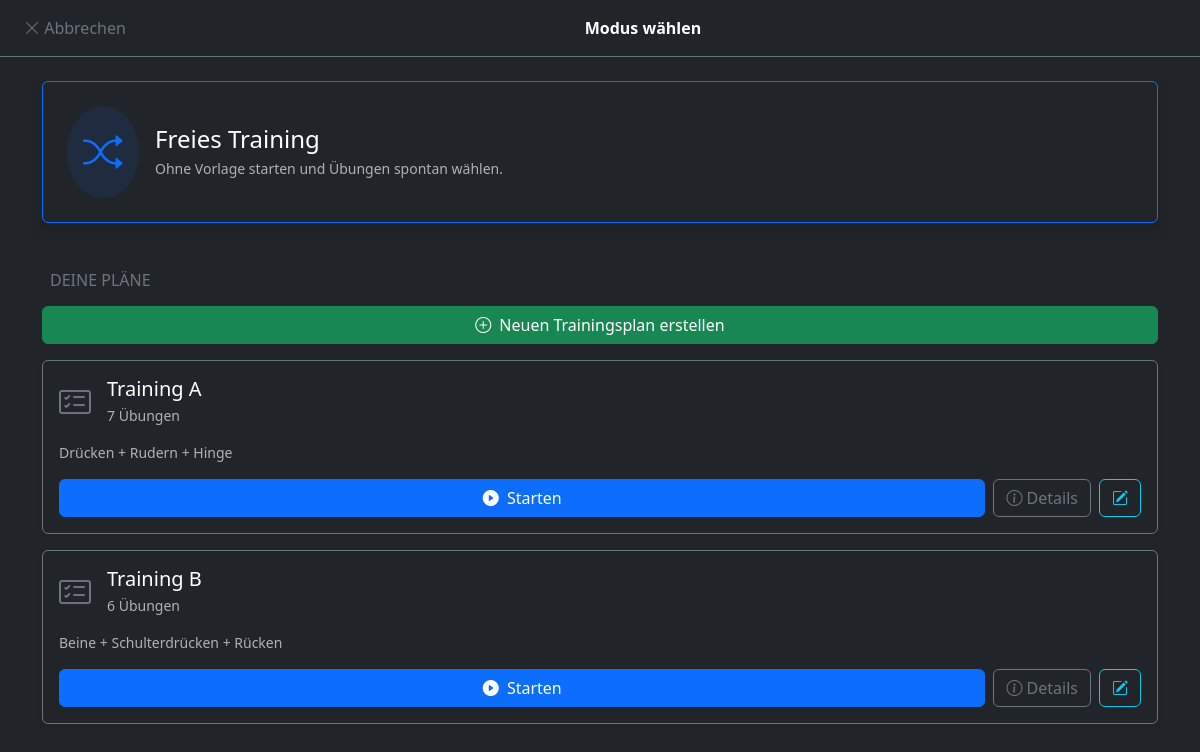
Before: /training/select/ with the older database file.
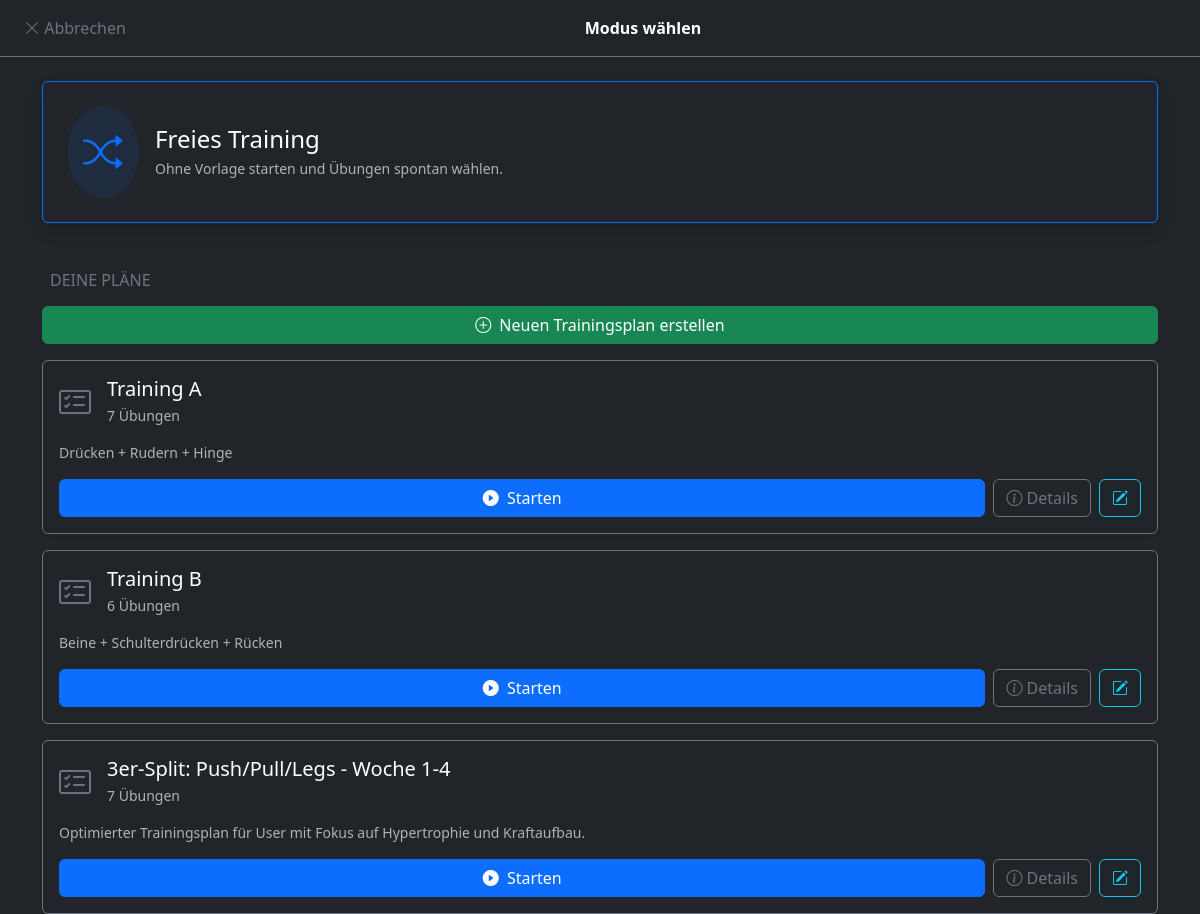
After: the same page with the newer database file.
### core/models.py (models this page shows, shortened)
class Plan(models.Model):
    user = models.ForeignKey(User, on_delete=models.CASCADE, related_name="plaene", null=True)
    name = models.CharField(max_length=100, verbose_name="Name des Plans")
    beschreibung = models.TextField(blank=True, verbose_name="Beschreibung")
    erstellt_am = models.DateTimeField(auto_now_add=True)
    class Meta:
        verbose_name = "Trainingsplan"
        verbose_name_plural = "Trainingspläne"

### core/views.py (the view)
# urls.py: path('training/select/', views.training_select_plan, name='training_select_plan'),
def training_select_plan(request):
    plaene = Plan.objects.all()
    return render(request, 'core/training_select_plan.html', {'plaene': plaene})

### core/templates/core/training_select_plan.html (shortened to what this page needs)
<!doctype html>
<html lang="de" data-bs-theme="dark">
  <head>
    <link href="https://cdn.jsdelivr.net/npm/bootstrap@5.3.3/dist/css/bootstrap.min.css" rel="stylesheet">
    <link rel="stylesheet" href="https://cdn.jsdelivr.net/npm/bootstrap-icons@1.11.3/font/bootstrap-icons.min.css">
  </head>
  <body>
    <nav class="navbar navbar-dark bg-dark border-bottom border-secondary mb-4">
      <div class="container-fluid">
        <a class="btn btn-outline-secondary border-0" href="{% url 'dashboard' %}">
            <i class="bi bi-x-lg"></i> Abbrechen
        </a>
        <span class="navbar-text text-white fw-bold">Modus wählen</span>
      </div>
    </nav>
    <div class="container">
      <a href="{% url 'training_start_free' %}" class="card bg-dark border-primary mb-4 text-decoration-none shadow">
        <div class="card-body d-flex align-items-center p-4">
            <div class="bg-primary bg-opacity-10 rounded-circle p-3 me-3 text-primary">
                <i class="bi bi-shuffle fs-1"></i>
            </div>
            <div>
                <h4 class="text-white mb-1">Freies Training</h4>
                <p class="text-muted mb-0 small">Ohne Vorlage starten und Übungen spontan wählen.</p>
            </div>
        </div>
      </a>
      <h6 class="text-secondary ps-2 mb-3 mt-5">DEINE PLÄNE</h6>
      <div class="mb-3">
        <a href="{% url 'create_plan' %}" class="btn btn-success w-100">
            <i class="bi bi-plus-circle me-2"></i>Neuen Trainingsplan erstellen
        </a>
      </div>
      {% if not plaene %}
        <div class="alert alert-secondary text-center">
            <i class="bi bi-info-circle me-2"></i> Noch keine Pläne erstellt. Erstelle deinen ersten Plan!
        </div>
      {% else %}
        <div class="d-grid gap-3">
            {% for plan in plaene %}
            <div class="card bg-dark border-secondary text-decoration-none shadow-sm">
                <div class="card-body">
                    <div class="d-flex align-items-center mb-3">
                        <div class="me-3 text-secondary">
                            <i class="bi bi-card-checklist fs-2"></i>
                        </div>
                        <div class="flex-grow-1">
                            <h5 class="text-white mb-1">{{ plan.name }}</h5>
                            <p class="text-muted mb-0 small">{{ plan.uebungen.count }} Übungen</p>
                        </div>
                    </div>
                    {% if plan.beschreibung %}
                    <p class="text-muted small mb-3">{{ plan.beschreibung }}</p>
                    {% endif %}
                    <div class="d-flex gap-2">
                        <a href="{% url 'training_start_plan' plan.id %}" class="btn btn-primary flex-grow-1">
                            <i class="bi bi-play-circle-fill me-1"></i> Starten
                        </a>
                        <a href="{% url 'plan_details' plan.id %}" class="btn btn-outline-secondary">
                            <i class="bi bi-info-circle"></i> Details
                        </a>
                        <a href="{% url 'edit_plan' plan.id %}" class="btn btn-outline-info">
                            <i class="bi bi-pencil-square"></i>
                        </a>
                    </div>
                </div>
            </div>
            {% endfor %}
        </div>
      {% endif %}
    </div>
  </body>
</html>

Changed rows visible on the page:
added Plan: name "3er-Split: Push/Pull/Legs - Woche 1-4", uebungen.count "7", beschreibung "Optimierter Trainingsplan für User mit Fokus auf Hypertrophie und Kraftaufbau."
